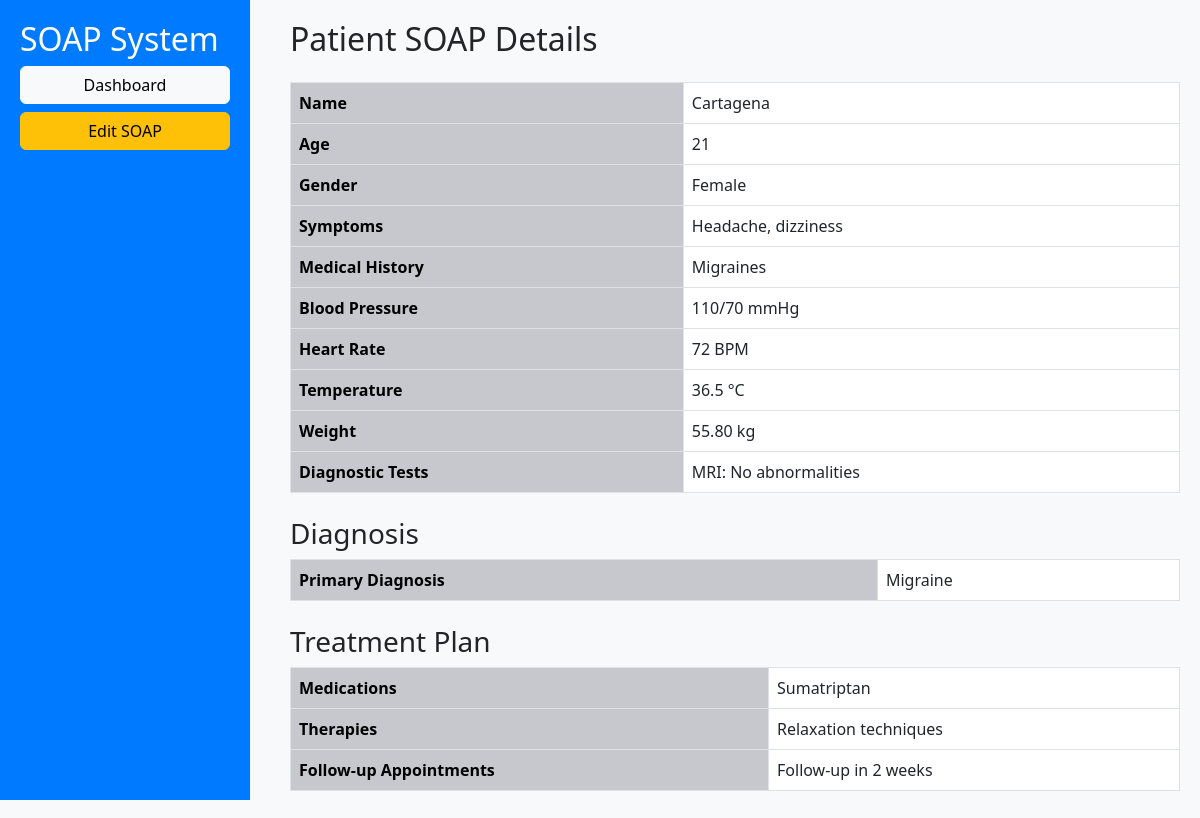
Screenshot of /sprint2/php/view.php?id=4 (signed in) with the database file from the repository.
### tables this page shows
CREATE TABLE patients (
    id INT AUTO_INCREMENT PRIMARY KEY,
    name VARCHAR(100) NOT NULL,
    age INT NOT NULL,
    gender ENUM('Male', 'Female', 'Other') NOT NULL,
    symptoms TEXT,
    medical_history TEXT,
    blood_pressure VARCHAR(20),
    heart_rate INT,
    temperature DECIMAL(4,1),
    weight DECIMAL(5,2),
    diagnostic_tests TEXT,
    diagnosis TEXT,
    treatment_plan TEXT,
    medications TEXT,
    therapies TEXT,
    follow_ups TEXT
);

### sprint2/php/view.php (the view, shortened to what this page needs)
<?php
include 'db.php';
$patient_id = $_GET['id'];
$query = "SELECT * FROM patients WHERE id = ?";
$stmt = $conn->prepare($query);
$stmt->bind_param("i", $patient_id);
$stmt->execute();
$result = $stmt->get_result();
$patient = $result->fetch_assoc();
?>
<!DOCTYPE html>
<html lang="en">
<head>
    <link rel="stylesheet" href="https://cdn.jsdelivr.net/npm/bootstrap@5.3.0/dist/css/bootstrap.min.css">
    <link rel="stylesheet" href="../css/view.css">
</head>
<body>
    <div class="sidebar">
        <h2>SOAP System</h2>
        <a href="dashboard.php" class="btn btn-light w-100 mb-2">Dashboard</a>
        <a href="edit.php?id=<?= $patient_id ?>" class="btn btn-warning w-100">Edit SOAP</a>
    </div>
    <div class="main-content">
        <h2 class="mb-4">Patient SOAP Details</h2>
        <table class="table table-bordered">
            <tr><th>Name</th><td><?= htmlspecialchars($patient['name']) ?></td></tr>
            <tr><th>Age</th><td><?= $patient['age'] ?></td></tr>
            <tr><th>Gender</th><td><?= $patient['gender'] ?></td></tr>
            <tr><th>Symptoms</th><td><?= htmlspecialchars($patient['symptoms']) ?></td></tr>
            <tr><th>Medical History</th><td><?= htmlspecialchars($patient['medical_history']) ?></td></tr>
            <tr><th>Blood Pressure</th><td><?= $patient['blood_pressure'] ?></td></tr>
            <tr><th>Heart Rate</th><td><?= $patient['heart_rate'] ?> BPM</td></tr>
            <tr><th>Temperature</th><td><?= $patient['temperature'] ?> °C</td></tr>
            <tr><th>Weight</th><td><?= $patient['weight'] ?> kg</td></tr>
            <tr><th>Diagnostic Tests</th><td><?= htmlspecialchars($patient['diagnostic_tests']) ?></td></tr>
        </table>
        <h3 class="mt-4">Diagnosis</h3>
        <table class="table table-bordered">
            <tr><th>Primary Diagnosis</th><td><?= htmlspecialchars($patient['diagnosis']) ?></td></tr>
        </table>
        <h3 class="mt-4">Treatment Plan</h3>
        <table class="table table-bordered">
            <tr><th>Medications</th><td><?= htmlspecialchars($patient['medications']) ?></td></tr>
            <tr><th>Therapies</th><td><?= htmlspecialchars($patient['therapies']) ?></td></tr>
            <tr><th>Follow-up Appointments</th><td><?= htmlspecialchars($patient['follow_ups']) ?></td></tr>
        </table>
    </div>
</body>
</html>

### sprint2/css/view.css (style rules this page uses)
body { background-color: #f8f9fa; }
.sidebar { width: 250px; height: 100vh; position: fixed; background: #007bff; color: white; padding: 20px; }
.main-content { margin-left: 270px; padding: 20px; }
.table th { background-color:rgb(199, 200, 206); color: black; }

### rows the page displays
patients: name "Cartagena", age "21", gender "Female", symptoms "Headache, dizziness", medical_history "Migraines", blood_pressure "110/70 mmHg", heart_rate "72", temperature "36.5", weight "55.80", diagnostic_tests "MRI: No abnormalities", diagnosis "Migraine", medications "Sumatriptan", therapies "Relaxation techniques", follow_ups "Follow-up in 2 weeks"
